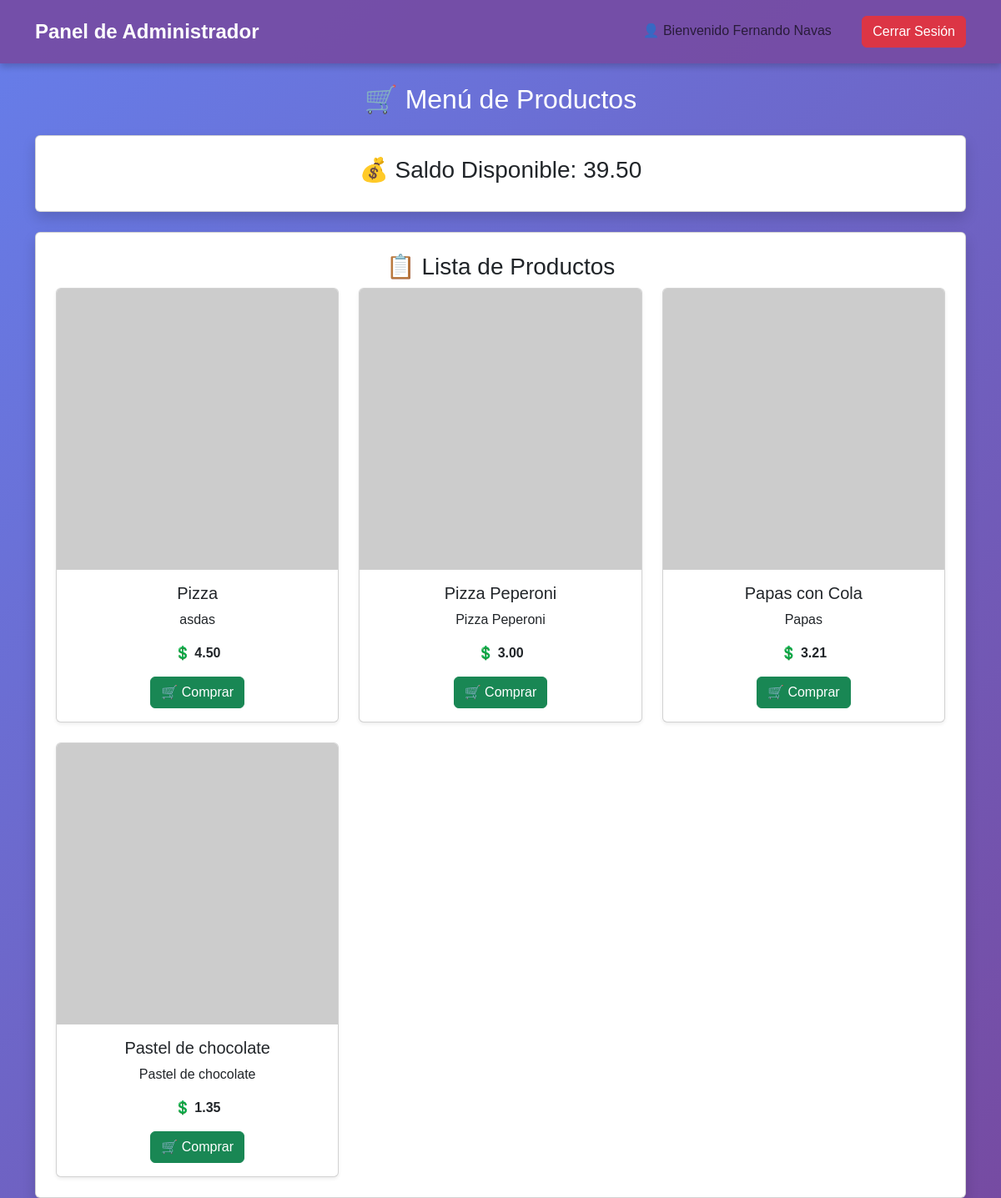
The page /dashboard/usuarios/ (signed in) on the database its author committed.
### api/models.py (models this page shows, shortened)
class Usuario(AbstractBaseUser, PermissionsMixin):
    email = models.EmailField(unique=True, verbose_name=_("Correo Electrónico"))
    first_name = models.CharField(max_length=30, verbose_name=_("Nombre"), blank=True, null=True)
    last_name = models.CharField(max_length=30, verbose_name=_("Apellido"), blank=True, null=True)
    saldo = models.DecimalField(max_digits=10, decimal_places=2, default=0, verbose_name=_("Saldo Disponible"))
    is_active = models.BooleanField(default=True, verbose_name=_("Activo"))
    is_staff = models.BooleanField(default=False, verbose_name=_("Miembro del personal"))
    date_joined = models.DateTimeField(default=timezone.now, verbose_name=_("Fecha de Registro"))
    last_login = models.DateTimeField(blank=True, null=True, verbose_name=_("Último Acceso"))
    groups = models.ManyToManyField(
        "auth.Group",
        related_name="usuarios_personalizados",
        blank=True,
        verbose_name=_("Grupos"),
    )
    user_permissions = models.ManyToManyField(
        "auth.Permission",
        related_name="usuarios_personalizados",
        blank=True,
        verbose_name=_("Permisos de Usuario"),
    )
    USERNAME_FIELD = "email"
    REQUIRED_FIELDS = ["first_name", "last_name"]
    objects = UsuarioManager()

class Menu(models.Model):
    nombre_plato = models.CharField(max_length=100, verbose_name=_("Nombre del Plato"))
    descripcion = models.TextField(verbose_name=_("Descripción"))
    precio = models.DecimalField(max_digits=10, decimal_places=2, verbose_name=_("Precio"))
    cantidad_disponible = models.IntegerField(default=0, verbose_name=_("Cantidad Disponible"))
    recomendado = models.BooleanField(default=False, verbose_name=_("Recomendado"))
    imagen = models.URLField(blank=True, null=True, verbose_name=_("Imagen del Plato"))

### webapp/views.py (the view)
# urls.py: path('dashboard/usuarios/', webapp_views.view_dashboard_usuarios, name='dashboard_usuarios'),
@login_required
def view_dashboard_usuarios(request):
    usuario = request.user
    nombre_usuario = f'{str(usuario.first_name)} {str(usuario.last_name)}'
    saldo = usuario.saldo
    productos = Menu.objects.all()
    return render(request, "webapp/dashboard_usuarios/cliente.html", {
        "saldo": saldo,
        "productos": productos,
        "nombre_usuario": nombre_usuario,
    })

### webapp/templates/webapp/dashboard_usuarios/cliente.html (shortened to what this page needs)
{% extends 'cabezal.html' %}
{% block secciones_pagina_web_staff %}
    <span class="navbar-text me-3">👤 Bienvenido {{ nombre_usuario }}</span>
{% endblock %}
{% block contenido_pagina %}
    <div class="container mt-4">
        <h2 class="text-center mb-4">🛒 Menú de Productos</h2>
        <div class="card p-4 mb-4 shadow text-center">
            <h3>💰 Saldo Disponible: <span id="saldo">{{ saldo }}</span></h3>
        </div>
        <div class="card p-4 shadow">
            <h3 class="text-center">📋 Lista de Productos</h3>
            <div class="row row-cols-1 row-cols-md-3 g-4">
                {% for producto in productos %}
                    <div class="col">
                        <div class="card h-100 shadow-sm">
                            <img src="{{ producto.imagen }}" class="card-img-top img-fluid"
                                 alt="{{ producto.nombre_plato }}"
                                 onerror="this.onerror=null; this.src='https://via.placeholder.com/150?text=Sin+Imagen';">
                            <div class="card-body text-center">
                                <h5 class="card-title">{{ producto.nombre_plato }}</h5>
                                <p class="card-text">{{ producto.descripcion }}</p>
                                <p class="fw-bold">💲 <span class="precio">{{ producto.precio|floatformat:2 }}</span></p>
                                <button class="btn btn-success btn-comprar"
                                        data-id="{{ producto.id }}"
                                        data-precio="{{ producto.precio }}"
                                        data-nombre="{{ producto.nombre_plato }}">
                                    🛒 Comprar
                                </button>
                            </div>
                        </div>
                    </div>
                {% empty %}
                    <p class="text-center text-muted">No hay productos disponibles en este momento.</p>
                {% endfor %}
            </div>
        </div>
    </div>
{% endblock %}

### templates/cabezal.html (shortened to what this page needs)
{% load static %}
<!DOCTYPE html>
<html lang="es">
<head>
    <link href="https://cdn.jsdelivr.net/npm/bootstrap@5.3.0/dist/css/bootstrap.min.css" rel="stylesheet">
    {% block archivos_css %}
        <link rel="stylesheet" href="{% static 'webapp/css/styles_dashboard_admin.css' %}">
    {% endblock %}
</head>
<body>
{% block sobreescribir_contenido_pagina %}
    <header>
        <nav class="navbar navbar-expand-lg navbar-custom">
            <div class="container d-flex justify-content-between">
                <a class="navbar-brand" href="#">Panel de Administrador</a>
                <div>
                    {% block secciones_pagina_web_staff %}{% endblock %}
                    <a href="{% url 'logout' %}" class="btn btn-danger ms-3">Cerrar Sesión</a>
                </div>
            </div>
        </nav>
    </header>
    <main>
        {% block contenido_pagina %}
        {% endblock %}
    </main>
{% endblock %}
</body>
</html>

### webapp/static/webapp/css/styles_dashboard_admin.css (style rules this page uses)
* { margin: 0; padding: 0; box-sizing: border-box; font-family: 'Poppins', sans-serif; }
body { background: linear-gradient(135deg, #667eea, #764ba2); color: #fff; min-height: 100vh; display: flex; flex-direction: column; }
.navbar-custom { background: rgba(118, 75, 162, 0.9); box-shadow: 0 4px 8px rgba(0, 0, 0, 0.2); padding: 15px; }
.navbar-custom .navbar-brand { font-size: 1.5rem; font-weight: bold; color: #fff; }

### rows shown on the page
Usuario: saldo "39.50"
Menu: nombre_plato "Pizza", descripcion "asdas", precio "4.50"
Menu: nombre_plato "Pizza Peperoni", descripcion "Pizza Peperoni", precio "3.00"
Menu: nombre_plato "Papas con Cola", descripcion "Papas", precio "3.21"
Menu: nombre_plato "Pastel de chocolate", descripcion "Pastel de chocolate", precio "1.35"

### other values the page prints
{{ nombre_usuario }} "Fernando Navas"
